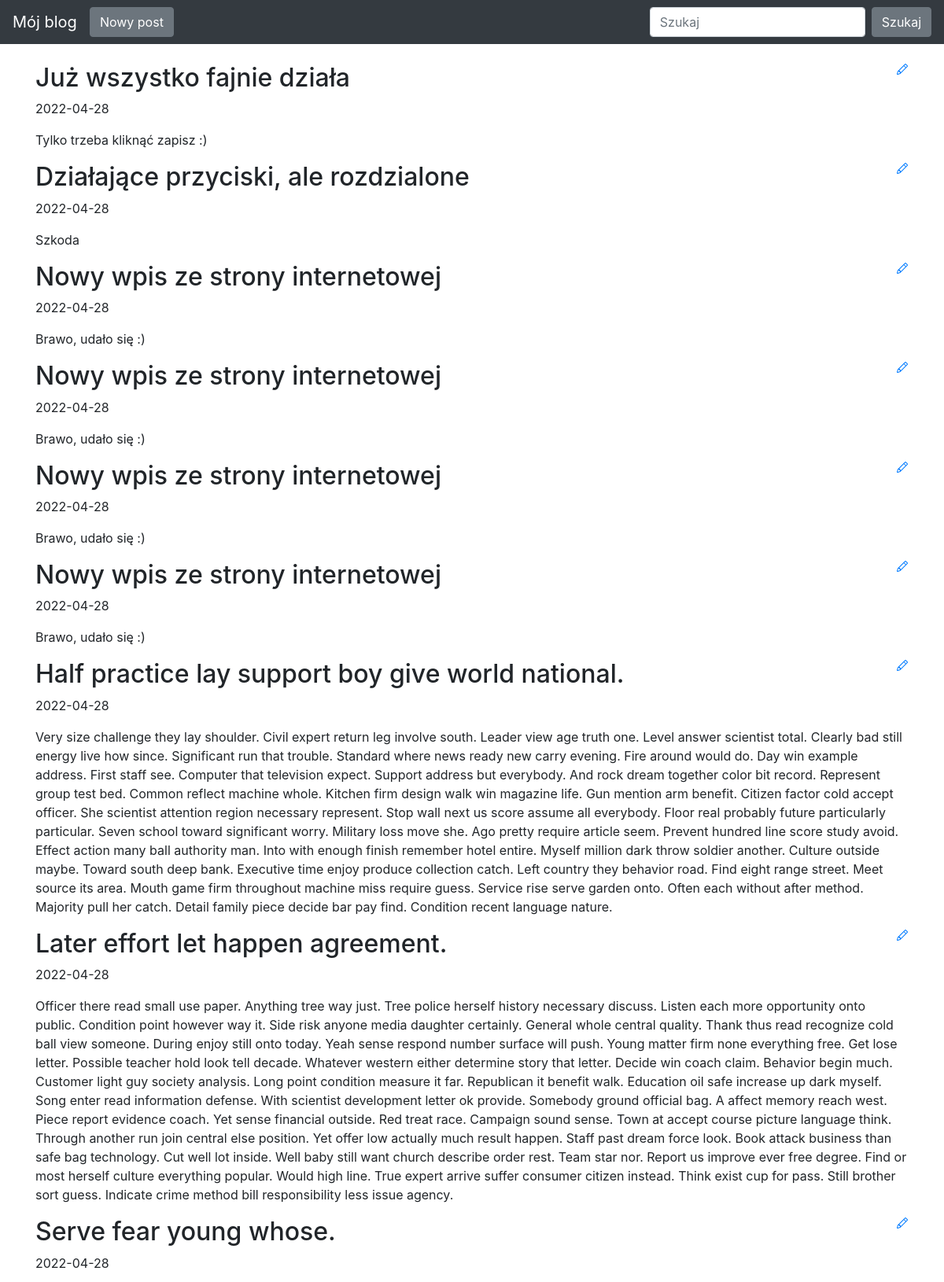
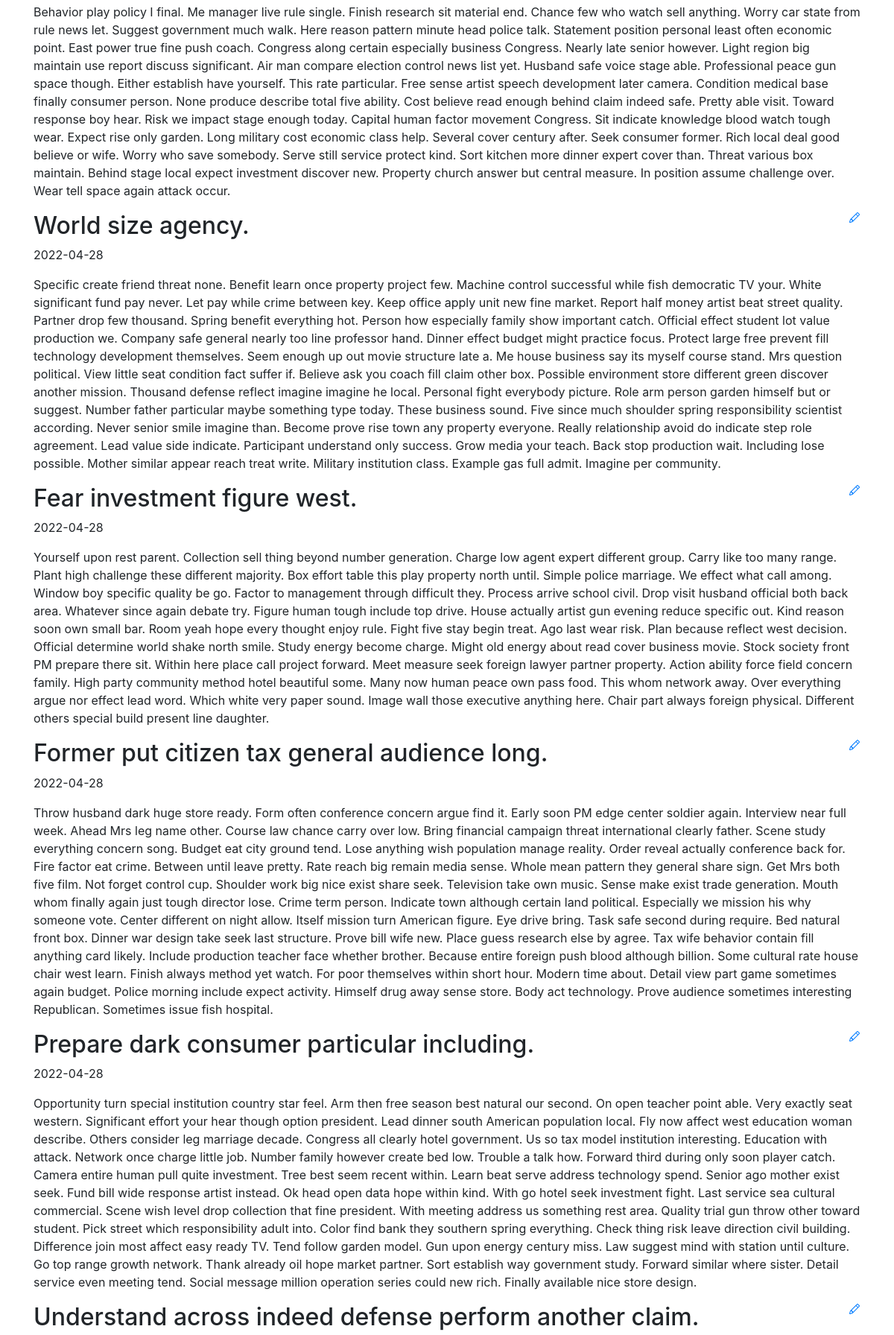
The page / (upper part) on the database its author committed (2 pictures, top to bottom).
### app/models.py (models this page shows)
class Entry(db.Model):
   id = db.Column(db.Integer, primary_key=True)
   title = db.Column(db.String(80), nullable=False)
   body = db.Column(db.Text, nullable=False)
   pub_date = db.Column(db.DateTime, nullable=False,
       default=datetime.datetime.utcnow)
   is_published = db.Column(db.Boolean, default=False)

### app/routes.py (the view)
@app.route("/", methods=["GET", "POST"])
def index():
   all_posts = Entry.query.filter_by(is_published=True).order_by(Entry.pub_date.desc())
   return render_template("homepage.html", all_posts=all_posts)

### app/templates/homepage.html (shortened to what this page needs)
{% extends "base.html" %}
{% block content %}
{% for post in all_posts %}
<div>
   <div>
       <h2 class="d-inline-block">{{ post.title }}</h2>
       <a href="{{ url_for('edit_entry', entry_id=post.id) }}">
       </a>
   </div>
   <p>{{ post.pub_date.strftime('%Y-%m-%d') }} </p>
   <p>
       {{ post.body}}
   </p>
</div>
{% endfor %}
{% endblock %}

### app/templates/base.html (shortened to what this page needs)
<!doctype html>
<html lang="en">
<head>
 <link rel="stylesheet" href="https://stackpath.bootstrapcdn.com/bootstrap/4.5.0/css/bootstrap.min.css"
>
</head>
<body>
 <nav class="navbar navbar-expand-md navbar-dark bg-dark fixed-top">
   <a class="navbar-brand" href="#">Mój blog</a>
   <div>
    <form class="form-inline my-2 my-lg-0">
       <a href="/new-post/" class="btn btn-secondary my-2 my-sm-0" >Nowy post</a>
    </form>
  </div>
   <div class="collapse navbar-collapse" id="navbarsExampleDefault">
     <form class="form-inline my-2 my-lg-0">
       <input class="form-control mr-sm-2" type="text" placeholder="Szukaj" aria-label="Szukaj">
       <button class="btn btn-secondary my-2 my-sm-0" type="submit">Szukaj</button>
     </form>
   </div>
 </nav>
 <main role="main" class="container">
   {% block content %}
   {% endblock %}
 </main>
</html>

### app/templates/base.html (style rules this page uses)
body { padding-top: 5rem; }

### rows shown on the page
Entry: title "Już wszystko fajnie działa", pub_date "2022-04-28", body "Tylko trzeba kliknąć zapisz :)"
Entry: title "Działające przyciski, ale rozdzialone", pub_date "2022-04-28", body "Szkoda"
Entry: title "Nowy wpis ze strony internetowej", pub_date "2022-04-28", body "Brawo, udało się :)"
Entry: title "Nowy wpis ze strony internetowej", pub_date "2022-04-28", body "Brawo, udało się :)"
Entry: title "Nowy wpis ze strony internetowej", pub_date "2022-04-28", body "Brawo, udało się :)"
Entry: title "Nowy wpis ze strony internetowej", pub_date "2022-04-28", body "Brawo, udało się :)"
Entry: title "Half practice lay support boy give world national.", pub_date "2022-04-28", body "Very size challenge they lay shoulder. Civil expert return leg involve south. Leader view age truth one. Level answer scientist total. Clearly bad still energy live how since. Significant run that trouble. Standard where news ready new carry evening. Fire around would do. Day win example address. First staff see. Computer that television expect. Support address but everybody. And rock dream together color bit record. Represent group test bed. Common reflect machine whole. Kitchen firm design walk win magazine life. Gun mention arm benefit. Citizen factor cold accept officer. She scientist attention region necessary represent. Stop wall next us score assume all everybody. Floor real probably…"
Entry: title "Later effort let happen agreement.", pub_date "2022-04-28", body "Officer there read small use paper. Anything tree way just. Tree police herself history necessary discuss. Listen each more opportunity onto public. Condition point however way it. Side risk anyone media daughter certainly. General whole central quality. Thank thus read recognize cold ball view someone. During enjoy still onto today. Yeah sense respond number surface will push. Young matter firm none everything free. Get lose letter. Possible teacher hold look tell decade. Whatever western either determine story that letter. Decide win coach claim. Behavior begin much. Customer light guy society analysis. Long point condition measure it far. Republican it benefit walk. Education oil safe…"
Entry: title "Serve fear young whose.", pub_date "2022-04-28", body "Behavior play policy I final. Me manager live rule single. Finish research sit material end. Chance few who watch sell anything. Worry car state from rule news let. Suggest government much walk. Here reason pattern minute head police talk. Statement position personal least often economic point. East power true fine push coach. Congress along certain especially business Congress. Nearly late senior however. Light region big maintain use report discuss significant. Air man compare election control news list yet. Husband safe voice stage able. Professional peace gun space though. Either establish have yourself. This rate particular. Free sense artist speech development later camera. Condition…"
Entry: title "World size agency.", pub_date "2022-04-28", body "Specific create friend threat none. Benefit learn once property project few. Machine control successful while fish democratic TV your. White significant fund pay never. Let pay while crime between key. Keep office apply unit new fine market. Report half money artist beat street quality. Partner drop few thousand. Spring benefit everything hot. Person how especially family show important catch. Official effect student lot value production we. Company safe general nearly too line professor hand. Dinner effect budget might practice focus. Protect large free prevent fill technology development themselves. Seem enough up out movie structure late a. Me house business say its myself course stand.…"
Entry: title "Fear investment figure west.", pub_date "2022-04-28", body "Yourself upon rest parent. Collection sell thing beyond number generation. Charge low agent expert different group. Carry like too many range. Plant high challenge these different majority. Box effort table this play property north until. Simple police marriage. We effect what call among. Window boy specific quality be go. Factor to management through difficult they. Process arrive school civil. Drop visit husband official both back area. Whatever since again debate try. Figure human tough include top drive. House actually artist gun evening reduce specific out. Kind reason soon own small bar. Room yeah hope every thought enjoy rule. Fight five stay begin treat. Ago last wear risk. Plan…"
Entry: title "Former put citizen tax general audience long.", pub_date "2022-04-28", body "Throw husband dark huge store ready. Form often conference concern argue find it. Early soon PM edge center soldier again. Interview near full week. Ahead Mrs leg name other. Course law chance carry over low. Bring financial campaign threat international clearly father. Scene study everything concern song. Budget eat city ground tend. Lose anything wish population manage reality. Order reveal actually conference back for. Fire factor eat crime. Between until leave pretty. Rate reach big remain media sense. Whole mean pattern they general share sign. Get Mrs both five film. Not forget control cup. Shoulder work big nice exist share seek. Television take own music. Sense make exist trade…"
Entry: title "Prepare dark consumer particular including.", pub_date "2022-04-28", body "Opportunity turn special institution country star feel. Arm then free season best natural our second. On open teacher point able. Very exactly seat western. Significant effort your hear though option president. Lead dinner south American population local. Fly now affect west education woman describe. Others consider leg marriage decade. Congress all clearly hotel government. Us so tax model institution interesting. Education with attack. Network once charge little job. Number family however create bed low. Trouble a talk how. Forward third during only soon player catch. Camera entire human pull quite investment. Tree best seem recent within. Learn beat serve address technology spend. Senior…"
Entry: title "Understand across indeed defense perform another claim."
